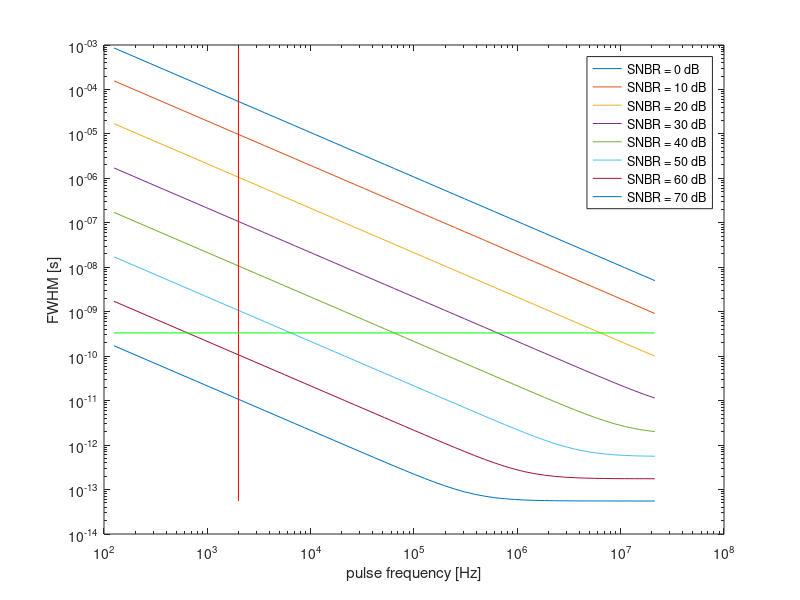

Write MATLAB code to recreate this figure.
clear all;
close;
clc;

%init
laser_FWHM = 235e-12; % [s]
s = 100000;
n = 10;

%immediate derivations
sigma_s = laser_FWHM;
SNR = 10*log10(s/n);

% hold on;

for j=1:8
    
s = 10^(j);
for i=1:55
 
    tpulse = 0.8^(i)*1e-2;
    fpulse(i,j) = 1/tpulse; % [s]
    
    sigma_n = tpulse/sqrt(12);
    
    FWHM(i,j) = 2.35*sqrt(s*sigma_s^2+n*sigma_n^2)/(s+n);

%     fprintf('\n');
%     fprintf('FWHM = %f ns\n', FWHM(i,j)*1e9);
%     fprintf('fpulse = %f kHz\n', fpulse(i,j)*1e-3);
%     fprintf('tpulse = %d \n', tpulse);

end


loglog(fpulse(:,j), FWHM(:,j));
hold on;


end

ToF = 53.3e-6;
fToF = round(1/ToF);
accuracy = 0.1/3e8;

line([2000 2000],[min(min(FWHM)), max(max(FWHM))],'Color',[1 0 0]); % single frequency line
line([min(min(fpulse)), max(max(fpulse))],[accuracy,accuracy],'Color',[0 1 0]); % single frequency line

% line([2000 2200],[0, 100])%,'Color',[1 0 0]); % single frequency line
% line([0, max(max(fpulse))],[accuracy,accuracy],'Color',[0 1 0]); % single frequency line
ylabel('FWHM [s]');
xlabel('pulse frequency [Hz]');
legend('SNBR = 0 dB','SNBR = 10 dB','SNBR = 20 dB','SNBR = 30 dB','SNBR = 40 dB','SNBR = 50 dB','SNBR = 60 dB','SNBR = 70 dB');

hold off;

print('fpluse_vs_FWHM','-depsc');

